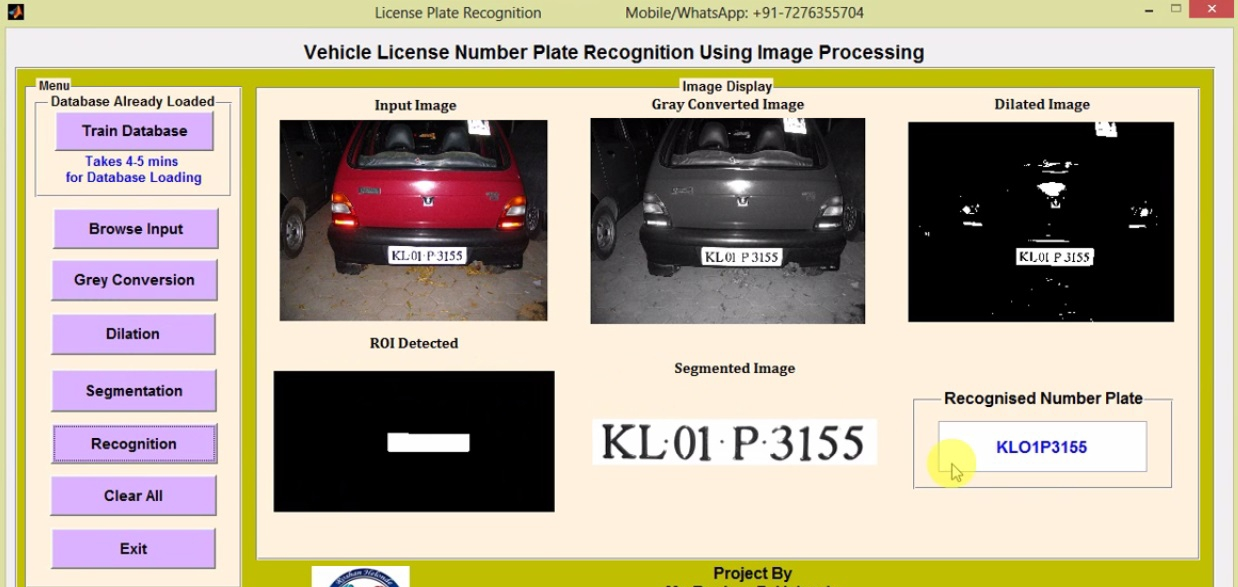
%> input picture WhatsApp Image 2019-05-14 at 10.34.11.jpeg, 1238 x 587 px
$ octave --eval "result = callMe(imread('../WhatsApp Image 2019-05-14 at 10.34.11.jpeg'));"   (GNU Octave 9; MATLAB toolbox functions it lacks are replaced by stand-ins)
%> lines starting %> are read from the running program, lines starting %| are printed output that depends on the picture; in (x1, y1, x2, y2) boxes, pixels count from 0 and x2, y2 are one past the last pixel; in counts of white or black regions, pixels touching at a corner belong together; the program's own positions count from 1
function CHAR= callMe(image)
%function [I1 I2 I5 CHAR] = callMe(image)

%Convert to Grayscale
I = image;
%> I is the input picture: size 587x1238x3 uint8; mean R, G, B 179.3, 168.9, 148.8
I1=rgb2gray(I);

%Image Enhancement and Median Filtering
I1=imadjust(I1,[0.3,0.7],[]);
I1=medfilt2(I1);
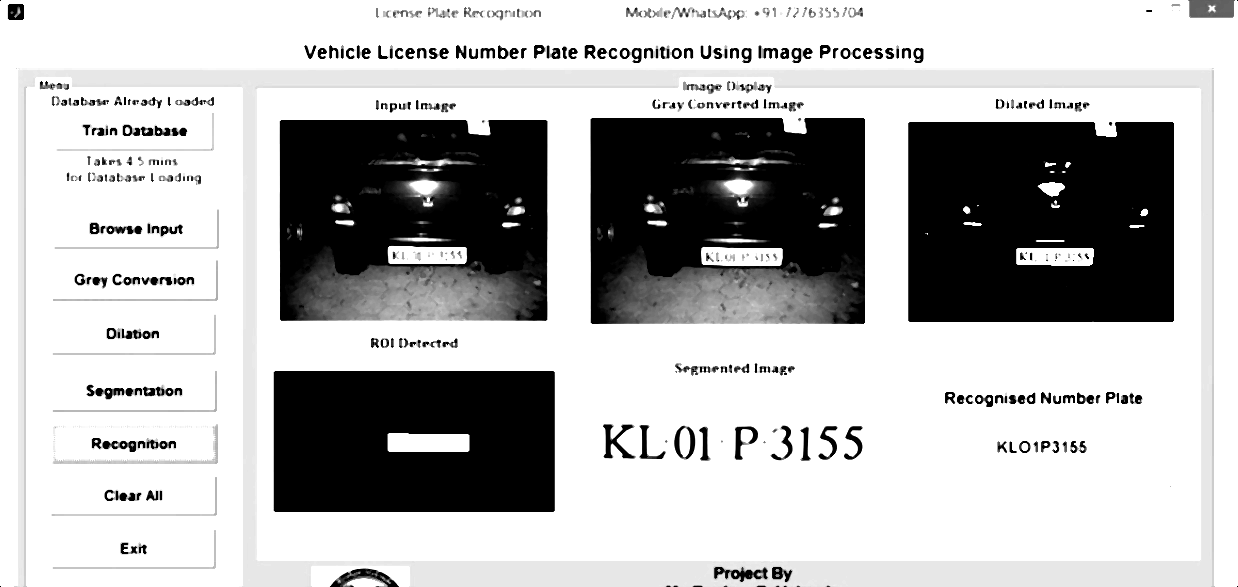
%> I1: size 587x1238 uint8; min 0, max 255, mean 183.2

%Edge Detection
I2=edge(I1,'roberts',0.25,'both');
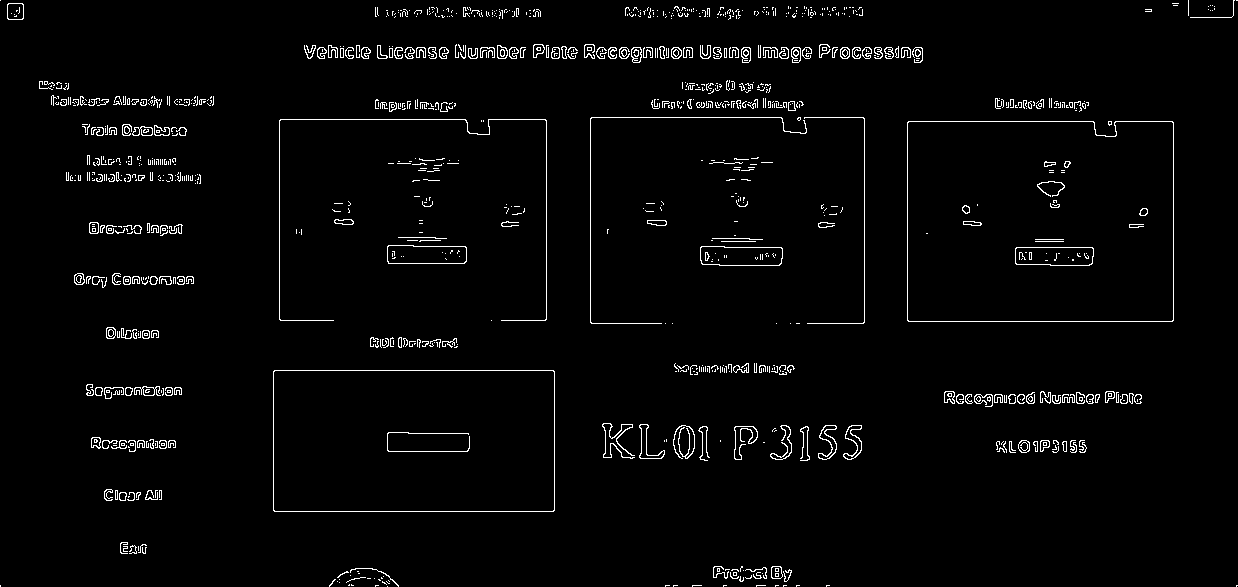
%> I2: size 587x1238 logical; 2.5% white in thin lines or dots


%Morphology
se=[1;1;1];
I3=imerode(I2,se);
%> I3: size 587x1238 logical; 0.8% white in thin lines or dots
se=strel('rectangle',[30,30]);
I4=imclose(I3,se);
%> I4: size 587x1238 logical; 5.7% white; 62 white regions (19 under 20 px), largest, box (x1, y1, x2, y2) and area: (304, 46, 923, 132) 10699, (39, 82, 214, 183) 8811, (602, 425, 862, 459) 7217
I5=bwareaopen(I4,1000);
%> I5: size 587x1238 logical; 4.1% white; 5 white regions, box (x1, y1, x2, y2) and area: (304, 46, 923, 132) 10699, (39, 82, 214, 183) 8811, (602, 425, 862, 459) 7217, (944, 393, 1142, 405) 1571, (713, 568, 827, 587) 1157
se=ones(1,40);
I6=imdilate(I5,se);
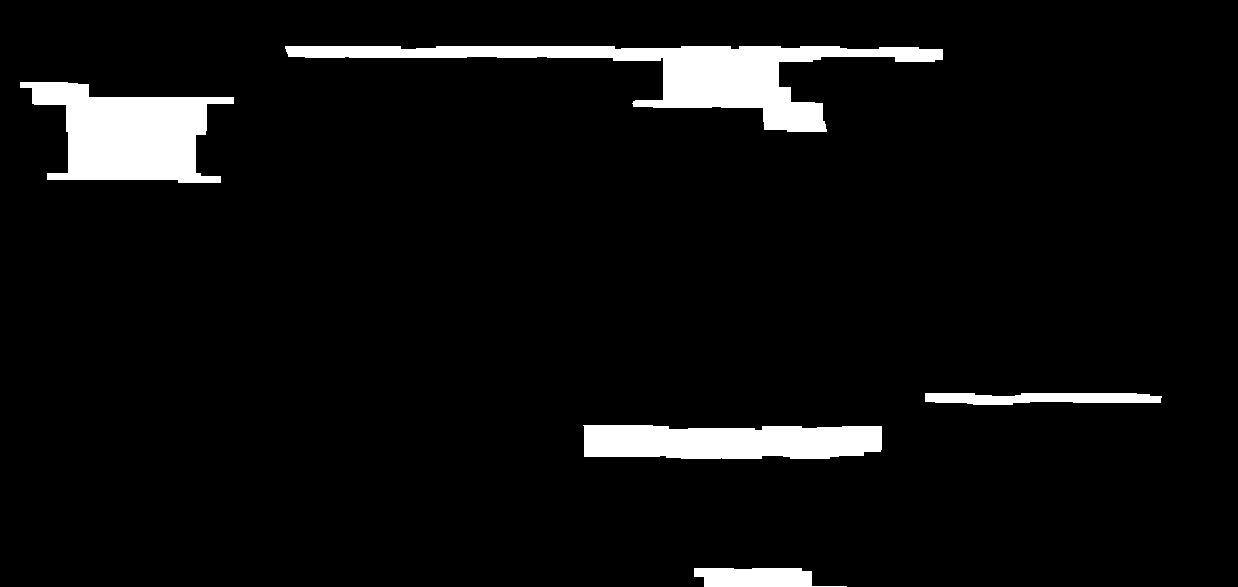
%> I6: size 587x1238 logical; 5.8% white; 5 white regions

% Preliminary Detection and Extraction
p1=regionprops(I6,'BoundingBox','Image','Area');
%> p1 = 5 regions; box (x1, y1, x2, y2) and Area: (285, 46, 943, 132) 15570, (20, 82, 234, 183) 12853, (583, 425, 882, 459) 9146, (925, 393, 1162, 405) 2234, (694, 568, 847, 587) 2129
[y,x] = size(I6);
%> y = 587; x = 1238
if length(p1)>=2
    loop=length(p1);
%> loop = 5
    area=zeros(1,10);
    for n=1:loop
        ar=p1(n).BoundingBox(3)/p1(n).BoundingBox(4);
        % Find the object with aspect ratio greater than 2,
        % the object is not on any 4 image boundaries,
        % then select the candidate with the largest area.
        if (ar>2 && p1(n).BoundingBox(1)>10 && p1(n).BoundingBox(2)>10 && ...
                (x - p1(n).BoundingBox(1) - p1(n).BoundingBox(3))>10 && ...
                (y - p1(n).BoundingBox(2) - p1(n).BoundingBox(4))>10)
            area(n)=p1(n).Area;
            if(max(area)==p1(n).Area)
                x1=floor(p1(n).BoundingBox(1));
                x2=floor(p1(n).BoundingBox(1)+p1(n).BoundingBox(3));
                y1=floor(p1(n).BoundingBox(2));
                y2=floor(p1(n).BoundingBox(2)+p1(n).BoundingBox(4));
                pe=I(y1:y2,x1:x2,:);
            end
        end
    end
%> this loop made 5 passes
%> (ar, x1, x2, y1, y2) on passes 1 to 2: (2.12, 20, 234, 82, 183), (7.65, 285, 943, 46, 132)
%> ar on passes 3 to 5: 8.79, 8.05, 19.75
%> pass 1, in callMe, `pe=I(y1:y2,x1:x2,:);`:
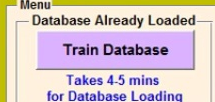
%> pe: size 102x215x3 uint8; mean R, G, B 214.3, 197.7, 199.6
%> pass 2, in callMe, `pe=I(y1:y2,x1:x2,:);`:
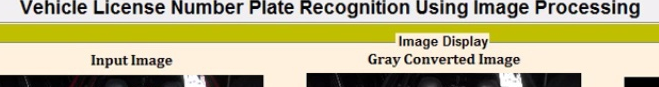
%> pe: size 87x659x3 uint8; mean R, G, B 187.9, 182.3, 140.1
%> after the loop, area = [12853 15570 9146 0 2234 0 0 0 0 0]
else
    pe=imcrop(I,p1.BoundingBox);
end


% Accurate Detection and Extraction
level = graythresh(pe);
%> level = 0.49
I7=im2bw(pe,level);
%> I7: size 87x659 logical; 80.1% white; 110 black regions (13 under 20 px), largest, box (x1, y1, x2, y2) and area: (307, 73, 501, 87) 2698, (0, 75, 184, 87) 2205, (520, 73, 581, 87) 831
[y, x]=size(I7);
%> y = 87; x = 659
dimen=y*x;
%> dimen = 57333
para=floor(0.15*dimen);
%> para = 8599
I7=bwareaopen(I7,para);
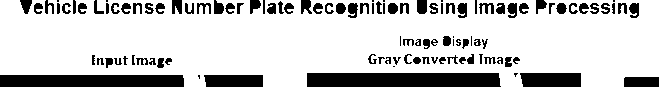
%> I7: size 87x659 logical; 79.1% white; 110 black regions (13 under 20 px)
%Boundingbox Method
p2=regionprops(I7,'BoundingBox','Image','Area');
%> p2 = 1 region; box (x1, y1, x2, y2) and Area: (0, 0, 659, 87) 45335
pe2=imcrop(pe,p2.BoundingBox);
I8=imcrop(I7,p2.BoundingBox);
[y,x]=size(I8);
% Horizontal Projection Method
Black_y=sum(I8==0,2);
%> Black_y = 87 values, max 531 at index 79, min 0 at index 19, mean 137.9
PY1=fix(y/2);
%> PY1 = 43
PY2=fix(y/2);
%> PY2 = 43
while (Black_y(PY1,1)>=1&&(PY1>1))
    PY1=PY1-1;
end
%> this loop made 7 passes
%> PY1 on passes 1 to 7: 42, 41, 40, 39, 38, 37, 36
while (Black_y(PY2,1)>=1&&(PY2<y))
    PY2=PY2+1;
end
%> this loop made 7 passes
if (Black_y(PY2,1)==x)
    for n=1:x
        I8(PY2,n)=1;
    end
end
I9=I8(PY1:PY2,:,:);
% Vertical Wave Trough Method
White_x=sum(I8);
%> White_x = 659 values, max 87 at index 185, min 43 at index 425, mean 68.79
Black_x=sum(I8==0);
%> Black_x = 659 values, max 44 at index 425, min 0 at index 185, mean 18.21
[pks,locs]=findpeaks(y-Black_x);
%> pks = 116 values, max 87 at index 30, min 54 at index 82, mean 72.1; locs = 116 values from 33 to 640
PX1=locs(1);
%> PX1 = 33
while(Black_x(PX1)==Black_x(PX1+1))
    PX1=PX1+1;
end
%> this loop made 1 pass
%> PX1 on pass 1: 34
PX2=locs(length(locs));
%> PX2 = 640
I10=I8(:,PX1:PX2,:);
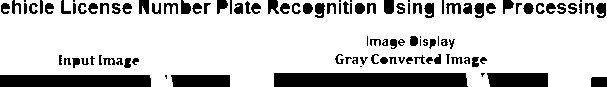
%> I10: size 87x607 logical; 78.6% white; 109 black regions (13 under 20 px)
ae=pe2(PY1:PY2,PX1:PX2,:);


%Character Segmentation
% Binarisation
ae=imresize(ae,[120 nan]);
cs=ae;
level=graythresh(cs);
%> level = 0.478
cs=im2bw(cs,level);


% Noise Clean-Up
% Set up horizontal and vertical boundaries
[y,x,z]=size(cs);
%> y = 120; x = 4856; z = 1
for n=1:x
    cs(y,n)=1;
    cs(1,n)=1;
end
for n=1:y
    cs(n,x)=1;
    cs(n,x-1)=1;
    cs(n,1)=1;
end
%> this loop made 120 passes
% Horizontal Cleaning
Black_y=sum(cs==0,2);
%> Black_y = 120 values, max 410 at index 40, min 0 at index 1, mean 174.5
% Searching and Cleaning Upward
PY1=fix(y/2);
%> PY1 = 60
while (PY1>1&&Black_y(PY1,1)>10)
    PY1=PY1-1;
    if (Black_y(PY1,1)>=8/10*x)
        for n=1:x
            cs(PY1,n)=1;
        end
    end
end
%> this loop made 52 passes
%> PY1 on passes 1 to 12: 59, 58, 57, 56, 55, 54, 53, 52, 51, 50, 49, 48
if (Black_y(PY1,1)<10)
    for m=1:PY1
        for n=1:x
            cs(m,n)=1;
        end
    end
%> this loop made 8 passes
end
% Searching and Cleaning Downward
PY2=fix(y/2);
%> PY2 = 60
while (PY2<y&&Black_y(PY2,1)>10)
    PY2=PY2+1;
    if (Black_y(PY2,1)>=8/10*x)
        for n=1:x
            cs(PY2,n)=1;
        end
    end
end
%> this loop made 52 passes
if (Black_y(PY2,1)<10)
    for m=PY2:y
        for n=1:x
            cs(m,n)=1;
        end
    end
%> this loop made 9 passes
end
% Vertical Cleaning
Black_x=sum(cs==0);
%> Black_x = 4856 values, max 80 at index 3295, min 0 at index 1, mean 4.31
% Searching and Cleaning Vertically
PX=1;
while (PX>=1&&PX<x)
    PX=PX+1;
    if (Black_x(PX)<=7)
        for n=1:y
            cs(n,PX)=1;
        end
    end
end
%> after the loop, PX = 4856


% Morphological Operation for Edge Enhancement
cs=~cs;
cs=bwareaopen(cs,500);
cs=~cs;
SE=strel('disk',1);
DIL=imdilate(cs,SE);
ERO=imerode(cs,SE);
SUB=imsubtract(DIL,ERO);
CONTRA=imadjust(SUB,[0.2 0.8],[0 1],0.1);
cs=logical(CONTRA);
%figure(21),imshow(cs),title('Morphological Operation for Edge Enhancement')

% Character Isolation Process
ERO1=imerode(cs,strel('line',70,0));
cs=imsubtract(cs,ERO1);
cs=imfill(cs,'holes');
cs=bwmorph(cs,'thin',1);
cs=imerode(cs,strel('line',3,90));
cs=bwareaopen(cs,500);
%figure(22),imshow(cs),title('Character Isolation')


% Character Detection and Segmentation
csproperty=regionprops(cs,'BoundingBox');
%> csproperty = 13 regions; largest, box (x1, y1, x2, y2): (3284, 9, 3344, 87), (3120, 33, 3173, 110), (3436, 33, 3487, 109), (3592, 33, 3636, 110), (2987, 33, 3045, 86)
cslength=length(csproperty);
%> cslength = 13


% Normalise all character images to 100 (Height) by 50 (Width).
for n=1:cslength
    sc{n}=imcrop(ae,csproperty(n).BoundingBox);
    SC{n}=imresize(sc{n}, [100 50]);
end
%> this loop made 13 passes
%> after the loop, SC = 13 items; sc = 13 items

SClength=length(SC);
%> SClength = 13

for n=1:SClength
    CHAR{n}=im2bw(SC{n},graythresh(SC{n}));
    CHAR{n}=~CHAR{n};
end
%> after the loop, CHAR = 13 items

%Padding - Top and Bottom
for n=1:SClength
    CHAR{n} = padarray(CHAR{n},20,'both');
end

end
